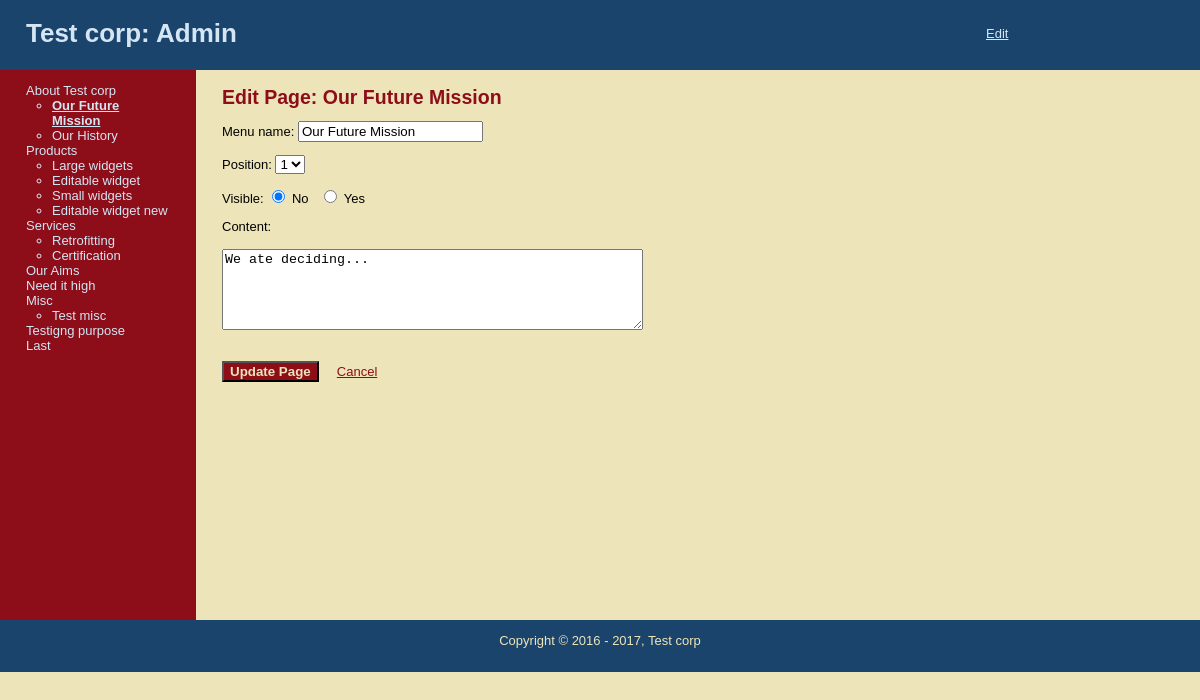
/edit_page.php?page=7 (signed in), run on the app's committed database.
### tables this page shows
CREATE TABLE `subjects` (
  `id` int(11) NOT NULL AUTO_INCREMENT,
  `menu_name` varchar(30) NOT NULL,
  `position` int(3) NOT NULL,
  `visible` tinyint(1) NOT NULL,
  PRIMARY KEY (`id`)
);

CREATE TABLE `pages` (
  `id` int(11) NOT NULL AUTO_INCREMENT,
  `subject_id` int(11) NOT NULL,
  `menu_name` varchar(30) NOT NULL,
  `position` int(3) NOT NULL,
  `visible` tinyint(1) NOT NULL,
  `content` text,
  PRIMARY KEY (`id`),
  KEY `subject_id` (`subject_id`)
);

### public/edit_page.php (the view, shortened to what this page needs)
<?php
require_once ("../includes/db_connections.php");
require_once ("../includes/functions.php");
?>
<?php find_selected_items(); ?>
<?php include ("../includes/layouts/header.php"); ?>
<div id='main'>
    <div id='navigation'>
        <?php echo navigation($selected_subject_details, $selected_page_details); ?>
    </div>
    <div id='page'>
        <h2>Edit Page: <?php echo htmlentities($selected_page_details["menu_name"]); ?></h2>
        <form
            action="edit_page.php?page=<?php echo $selected_page_details["id"]; ?>"
            method="post">
            <p>
                Menu name: <input type="text" name="menu_name"
                                  value="<?php echo htmlentities($selected_page_details["menu_name"]); ?>" />
            </p>
            <p>
                Position: <select name="position">
                    <?php
                    $subject_set = find_pages_by_subject_id($selected_page_details["subject_id"], false);
                    $subject_count = mysqli_num_rows($subject_set);
                    for ($count = 1; $count <= $subject_count; $count ++) {
                        echo "<option value=" . $count . " ";
                        if ($selected_page_details ["position"] == $count) {
                            echo "selected";
                        }
                        echo ">" . $count . "</option>";
                    }
                    ?>
                </select>
            </p>
            <p>
                Visible: <input type="radio" value="0" name="visible"
                                <?php if ($selected_page_details["visible"] == 0) echo " checked"; ?> />
                No &nbsp; <input type="radio" value="1" name="visible"
                                 <?php if ($selected_page_details["visible"] == 1) echo " checked"; ?> />
                Yes
            </p>
            <p>
            <p>
                Content:<br><br>
                <textarea rows="5" cols="50" name="content" ><?php echo $selected_page_details["content"]; ?></textarea>
            </p>
            <br>
            <input class="save" type="submit" name="submit"
                   value="Update Page" />
            <a href="manage_content.php?page=<?php echo $selected_page_details["id"]; ?>" > Cancel</a>
        </form>
    </div>
</div>
<?php
include ("../includes/layouts/footer.php");
?>

### includes/functions.php (shortened to what this page needs)
<?php
function find_all_subjects($isPublic = true) {
    global $connection;
    if ($isPublic) {
        $query = "SELECT * FROM subjects WHERE visible = 1 ORDER BY position ASC";
    } else {
        $query = "SELECT * FROM subjects ORDER BY position ASC";
    }
    $subject_set = mysqli_query($connection, $query);
    return $subject_set;
}
function find_pages_by_subject_id($subject_id, $isPublic = true) {
    global $connection;
    if ($isPublic) {
        $query = "SELECT * FROM pages WHERE visible = 1 AND subject_id = " . $subject_id . " ORDER BY position ASC";
    } else {
        $query = "SELECT * FROM pages WHERE subject_id = " . $subject_id . " ORDER BY position ASC";
    }
    $pages_set = mysqli_query($connection, $query);
    return $pages_set;
}
function find_selected_items($isPublic = false) {
    if (isset($_GET ["subject"])) {
        $selected_subject_details = find_subjects_by_id($_GET ["subject"]);
        if ($isPublic) {
            $selected_page_details = find_default_page_for_subject($selected_subject_details["id"]);
        }
    } else if (isset($_GET ["page"])) {
        $selected_page_details = find_pages_by_id($_GET ["page"], $isPublic);
        $selected_subject_details = null;
    } else {
        $selected_page_details = null;
        $selected_subject_details = null;
    }
}
function find_pages_by_id($page_id, $isPublic = true) {
    global $connection;
    $safe_page_id = mysqli_real_escape_string($connection, $page_id);
    if ($isPublic) {
        $query = "SELECT * FROM pages WHERE id = " . $safe_page_id . " AND visible = 1 ORDER BY position ASC";
    } else {
        $query = "SELECT * FROM pages WHERE id = " . $safe_page_id . " ORDER BY position ASC";
    }
    $pages_set = mysqli_query($connection, $query);
    $page = mysqli_fetch_assoc($pages_set);
    if ($page) {
        return $page;
    } else {
        return null;
    }
}
function navigation($subject_details, $page_details) {
    $subject_id = $subject_details ["id"];
    $page_id = $page_details ["id"];
    $output = "<ul class=\"subjects\">";
    $subject_set = find_all_subjects(false);
    while ($subject = mysqli_fetch_assoc($subject_set)) {
        $output .= "<li ";
        $output .= ">  <a href=\"manage_content.php?subject=";
        $output .= urlencode($subject ["id"]);
        $output .= "\">";
        $output .= htmlentities($subject ["menu_name"]);
        $output .= "</a></li>";
        $pages_set = find_pages_by_subject_id($subject ["id"], FALSE);
        while ($page = mysqli_fetch_assoc($pages_set)) {
            $output .= "<ul class=\"pages\" > <li ";
            if ($page_id && $page_id == $page ["id"]) {
                $output .= "class=\"selected\"";
            }
            $output .= "><a href=\"manage_content.php?page=";
            $output .= urlencode($page ["id"]);
            $output .= "\">";
            $output .= htmlentities($page ["menu_name"]);
            $output .= "</a></li> </ul>";
        }
    }
    $output .= "</ul>";
    return $output;
}
?>

### public/stylesheets/public.css (style rules this page uses)
html { height: 100%; width: 100%; }
body { height: 100%; width: 100%; margin: 0; padding: 0; border: 0; font-family: Verdana, Arial, Helvetica, sans-serif; font-size: 13px; line-height: 15px; background: #EEE4B9; }
a { color: #8D0D19 }
#main { height: 550px; width: 100%; margin: 0; padding: 0; background: #EEE4B9; }
#navigation { float: left; width: 12%; height: 100%; margin: 0; padding: 0 2em; color: #D4E6F4; background: #8D0D19; position: relative; }
#navigation a { color: #D4E6F4; text-decoration: none; word-wrap: break-word; }
ul.subjects { margin: 1em 0; padding-left: 0; list-style: none; }
ul.pages { padding-left: 2em; list-item: square; }
.selected { font-weight: bold; text-decoration: underline; }
.save { background: #8D0D19; color: #EEE4B9; font-weight: bold; }
#page { float: left; height: 100%; padding-left: 2em; vertical-align: top; background: #EEE4B9; width: 80%; position:relative; }
#page h2 { color: #8D0D19; margin-top: 1em; }

### data on the page
subjects: value "About Test corp"
pages: value "Our Future Mission", menu_name "Our Future Mission", position "1", visible "☑", content "We ate deciding..."
pages: value "Our History"
subjects: value "Products"
pages: value "Large widgets"
pages: value "Editable widget"
pages: value "Small widgets"
pages: value "Editable widget new"
subjects: value "Services"
pages: value "Retrofitting"
pages: value "Certification"
subjects: value "Our Aims"
subjects: value "Need it high"
subjects: value "Misc"
pages: value "Test misc"
subjects: value "Testigng purpose"
subjects: value "Last"

### other printed values
get_company_name() "Test corp"
